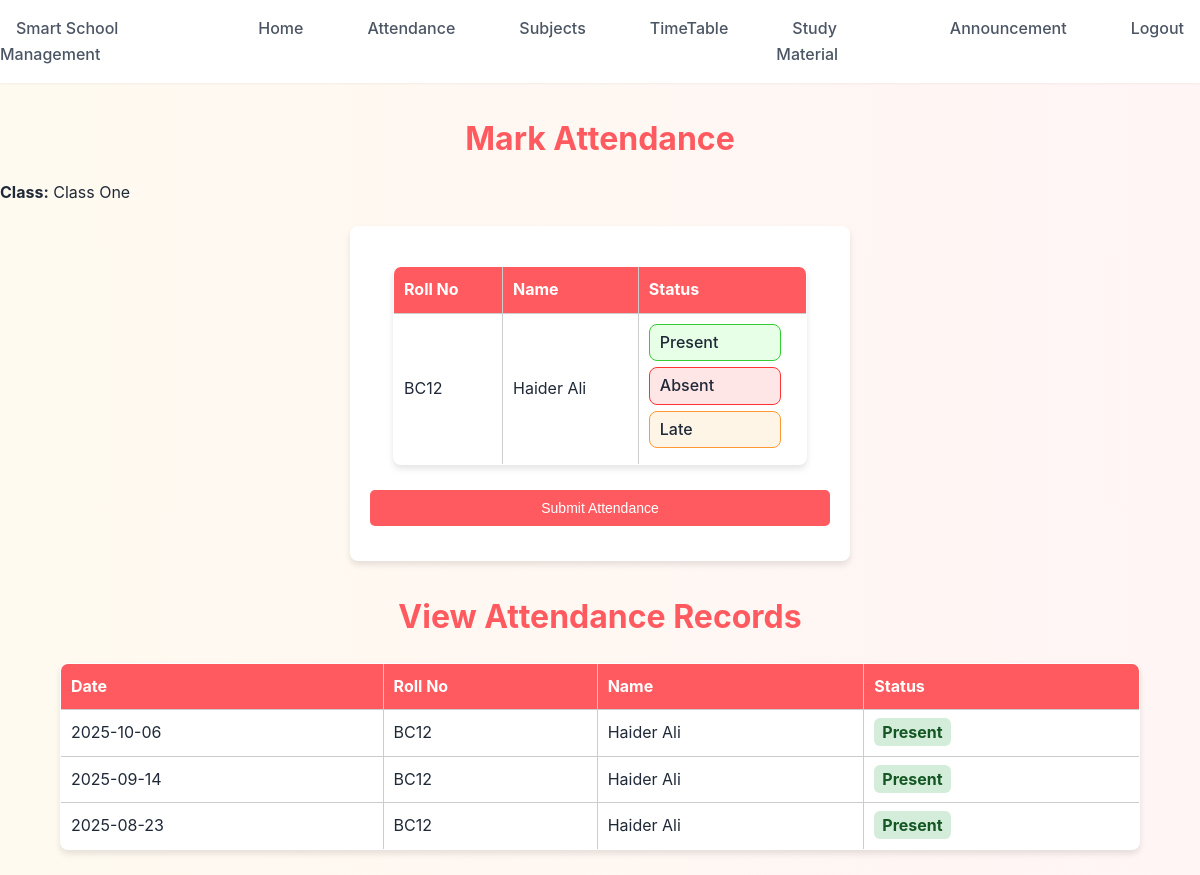
Screenshot of /teacher/mark_attendance.php (signed in) with the database file from the repository.
### tables this page shows
CREATE TABLE `classes` (
  `class_id` int(11) NOT NULL,
  `class_name` varchar(50) NOT NULL,
  `teacher_id` int(11) DEFAULT NULL
);

CREATE TABLE `students` (
  `student_id` int(11) NOT NULL,
  `username` varchar(50) NOT NULL,
  `password` varchar(255) NOT NULL,
  `email` varchar(100) NOT NULL,
  `first_name` varchar(50) NOT NULL,
  `last_name` varchar(50) NOT NULL,
  `roll_number` varchar(20) NOT NULL,
  `class_id` int(11) DEFAULT NULL,
  `date_of_birth` date DEFAULT NULL,
  `phone_number` varchar(15) DEFAULT NULL,
  `created_at` timestamp NOT NULL DEFAULT current_timestamp(),
  `updated_at` timestamp NOT NULL DEFAULT current_timestamp() ON UPDATE current_timestamp()
);

CREATE TABLE `attendance` (
  `attendance_id` int(11) NOT NULL,
  `student_id` int(11) NOT NULL,
  `class_id` int(11) NOT NULL,
  `date` date NOT NULL,
  `status` enum('Present','Absent','Late') NOT NULL,
  `marked_by` int(11) NOT NULL,
  `created_at` timestamp NOT NULL DEFAULT current_timestamp()
);

### teacher/mark_attendance.php (the view, shortened to what this page needs)
<?php
include('../config.php');
$teacher_id = $_SESSION["id"];
$sql = "SELECT class_id, class_name FROM Classes WHERE teacher_id = ?";
$stmt = mysqli_prepare($conn, $sql);
mysqli_stmt_bind_param($stmt, "i", $teacher_id);
mysqli_stmt_execute($stmt);
$result = mysqli_stmt_get_result($stmt);
$class = mysqli_fetch_assoc($result);
$class_id = $class ? $class['class_id'] : null;
$students = [];
if ($class_id) {
    $student_sql = "SELECT student_id, first_name, last_name, roll_number
                    FROM Students WHERE class_id = ?";
    $stmt2 = mysqli_prepare($conn, $student_sql);
    mysqli_stmt_bind_param($stmt2, "i", $class_id);
    mysqli_stmt_execute($stmt2);
    $students = mysqli_stmt_get_result($stmt2);
}
$attendance_records = [];
if ($class_id) {
    $att_sql = "SELECT a.date, s.roll_number, s.first_name, s.last_name, a.status
                FROM Attendance a
                JOIN Students s ON a.student_id = s.student_id
                WHERE a.class_id = ?
                ORDER BY a.date DESC, s.roll_number ASC
                LIMIT 100";
    $stmt3 = mysqli_prepare($conn, $att_sql);
    mysqli_stmt_bind_param($stmt3, "i", $class_id);
    mysqli_stmt_execute($stmt3);
    $attendance_records = mysqli_stmt_get_result($stmt3);
}
?>
<!DOCTYPE html>
<html lang="en">
<head>
    <link rel="stylesheet" href="../CSS/style.css">
</head>
<body>
    <?php include('navbar.php'); ?>
    <h2>Mark Attendance</h2>
    <?php if ($class): ?>
        <p><strong>Class:</strong> <?php echo htmlspecialchars($class['class_name']); ?></p>
    <?php else: ?>
        <p>You are not assigned to any class yet.</p>
    <?php endif; ?>
    <?php if ($class && mysqli_num_rows($students) > 0): ?>
        <form method="post">
            <table>
                <tr>
                    <th>Roll No</th>
                    <th>Name</th>
                    <th>Status</th>
                </tr>
                <?php while ($student = mysqli_fetch_assoc($students)): ?>
                    <tr>
                        <td><?php echo htmlspecialchars($student['roll_number']); ?></td>
                        <td><?php echo htmlspecialchars($student['first_name'] . " " . $student['last_name']); ?></td>
                        <td class="status-options">
                            <label class="status-present">
                                <span>Present</span>
                            </label>
                            <label class="status-absent">
                                <span>Absent</span>
                            </label>
                            <label class="status-late">
                                <span>Late</span>
                            </label>
                        </td>
                    </tr>
                <?php endwhile; ?>
            </table>
            <input type="submit" value="Submit Attendance">
        </form>
    <?php endif; ?>
    <h2>View Attendance Records</h2>
    <?php if ($attendance_records && mysqli_num_rows($attendance_records) > 0): ?>
        <table>
            <tr>
                <th>Date</th>
                <th>Roll No</th>
                <th>Name</th>
                <th>Status</th>
            </tr>
            <?php while ($record = mysqli_fetch_assoc($attendance_records)): ?>
                <tr>
                    <td><?php echo htmlspecialchars($record['date']); ?></td>
                    <td><?php echo htmlspecialchars($record['roll_number']); ?></td>
                    <td><?php echo htmlspecialchars($record['first_name'] . " " . $record['last_name']); ?></td>
                    <td><span class="att-status att-<?php echo $record['status']; ?>"><?php echo $record['status']; ?></span></td>
                </tr>
            <?php endwhile; ?>
        </table>
    <?php else: ?>
        <p>No attendance records found yet.</p>
    <?php endif; ?>
</body>
</html>

### CSS/style.css (style rules this page uses)
:root { --primary-color: #ff5a5f; --primary-hover: #e14d52; --secondary-color: #ffcc00; --secondary-hover: #e6b800; --text-primary: #1f2937; --text-secondary: #4b5563; --bg-primary: #ffffff; --bg-secondary: #fdf2f2; --border-color: #e5e7eb; --shadow-sm: 0 1px 2px rgba(0, 0, 0, 0.05); --shadow-md: 0 4px 6px rgba(0, 0, 0, 0.1); --shadow-lg: 0 10px 15px rgba(0, 0, 0, 0.15); }
* { margin: 0; padding: 0; box-sizing: border-box; }
body { font-family: 'Inter', sans-serif; background: linear-gradient(to right, #fffaf0, #fff5f5); color: var(--text-primary); line-height: 1.6; }
h1, h2, h3, h4, h5, h6 { margin-top: 30px; font-weight: 700; text-align: center; margin-bottom: 1rem; color: var(--primary-color); }
h2 { font-size: 2rem; }
form { max-width: 500px; margin: 20px auto; padding: 20px; background: var(--bg-primary); border-radius: 8px; box-shadow: var(--shadow-md); }
label { display: block; margin-bottom: 6px; font-weight: 600; }
input, select, textarea { width: 100%; padding: 10px; border: 1px solid var(--border-color); border-radius: 5px; margin-bottom: 15px; font-size: 14px; }
input[type="submit"], button { background: var(--primary-color); color: white; border: none; padding: 10px 15px; font-size: 14px; cursor: pointer; border-radius: 5px; transition: all 0.3s ease; }
table { width: 90%; margin: 20px auto; border-collapse: collapse; background: var(--bg-primary); box-shadow: var(--shadow-md); border-radius: 8px; overflow: hidden; }
th, td { padding: 12px; border: 1px solid var(--border-color); text-align: left; }
th { background: var(--primary-color); color: white; }

### teacher/mark_attendance.php (style rules this page uses)
table { border-collapse: collapse; width: 90%; margin-bottom: 25px; }
table, th, td { border: 1px solid #ccc; }
th, td { padding: 10px; text-align: left; }
.status-options label { margin-right: 15px; padding: 5px 10px; border-radius: 8px; cursor: pointer; font-weight: 500; }
.status-present { background: #e6ffe6; border: 1px solid #33cc33; }
.status-absent { background: #ffe6e6; border: 1px solid #ff3333; }
.status-late { background: #fff5e6; border: 1px solid #ff9933; }
.att-status { font-weight: bold; padding: 4px 8px; border-radius: 6px; }
.att-Present { background: #d4edda; color: #155724; }

### rows the page displays
classes: class_name "Class One"
students: roll_number "BC12", first_name+last_name "Haider Ali"
attendance: date "2025-10-06", student.roll_number "BC12", student.last_name "Haider Ali", status "Present"
attendance: date "2025-09-14", student.roll_number "BC12", student.last_name "Haider Ali", status "Present"
attendance: date "2025-08-23", student.roll_number "BC12", student.last_name "Haider Ali", status "Present"
